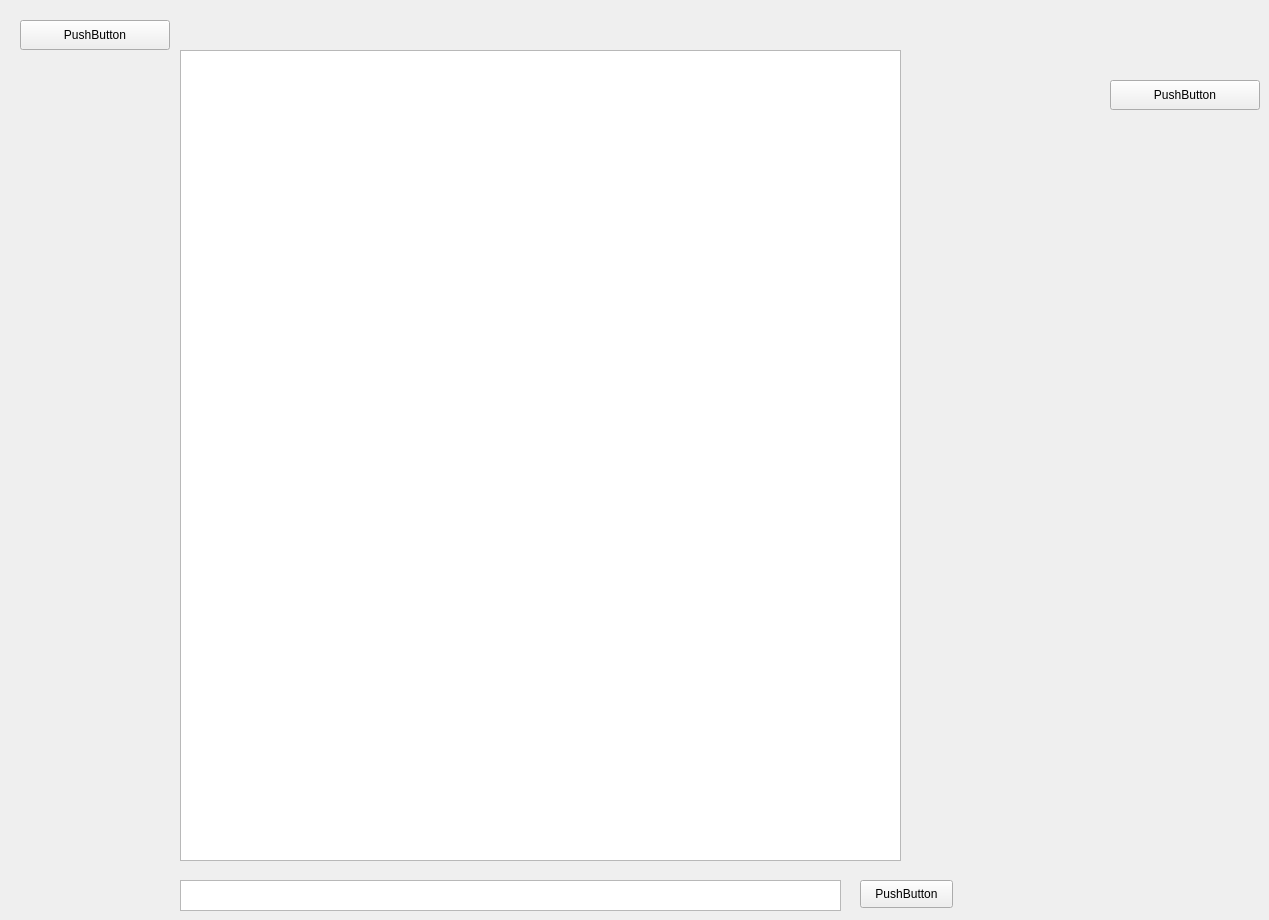
      <widget class="QWidget" name="page_6">
       <widget class="QPushButton" name="pushButton">
        <property name="geometry">
         <rect>
          <x>860</x>
          <y>880</y>
          <width>93</width>
          <height>28</height>
         </rect>
        </property>
        <property name="text">
         <string>PushButton</string>
        </property>
       </widget>
       <widget class="QTextEdit" name="textEdit">
        <property name="geometry">
         <rect>
          <x>180</x>
          <y>880</y>
          <width>661</width>
          <height>31</height>
         </rect>
        </property>
       </widget>
       <widget class="QTextEdit" name="textEdit_2">
        <property name="geometry">
         <rect>
          <x>180</x>
          <y>50</y>
          <width>721</width>
          <height>811</height>
         </rect>
        </property>
        <property name="sizeAdjustPolicy">
         <enum>QAbstractScrollArea::AdjustIgnored</enum>
        </property>
       </widget>
       <widget class="QPushButton" name="pushButton_2">
        <property name="geometry">
         <rect>
          <x>20</x>
          <y>20</y>
          <width>150</width>
          <height>30</height>
         </rect>
        </property>
        <property name="text">
         <string>PushButton</string>
        </property>
       </widget>
       <widget class="QPushButton" name="pushButton_5">
        <property name="geometry">
         <rect>
          <x>1110</x>
          <y>80</y>
          <width>150</width>
          <height>30</height>
         </rect>
        </property>
        <property name="text">
         <string>PushButton</string>
        </property>
       </widget>
      </widget>
